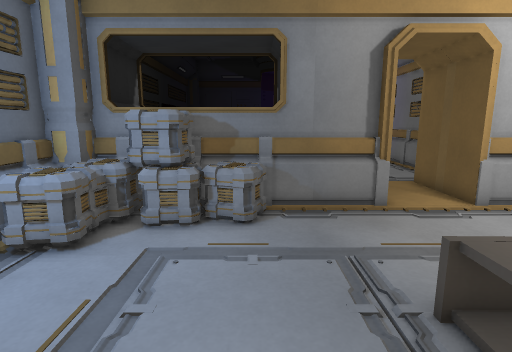
[1] (above)

15 first-person views from a walk through a Godot game level. The camera is 1.3 m above the floor, tilts 10° down and sees 80° across. Doors that lead somewhere are drawn open, without their leaves. The floor is counted in squares, 0.51 m on a side. Each view is taken from the middle of a square. On the plan, view 1 faces up. The plan holds only what a view shows up to about 19 squares ahead; the rest is blank. The place goes on beyond the plan.

[2]
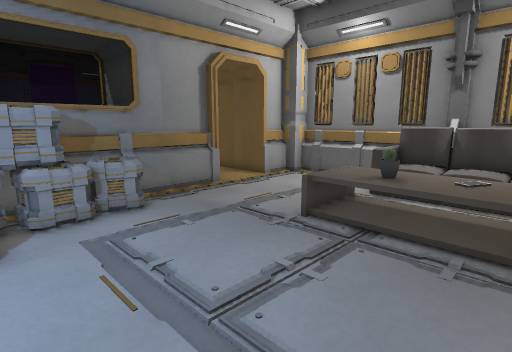

[3]
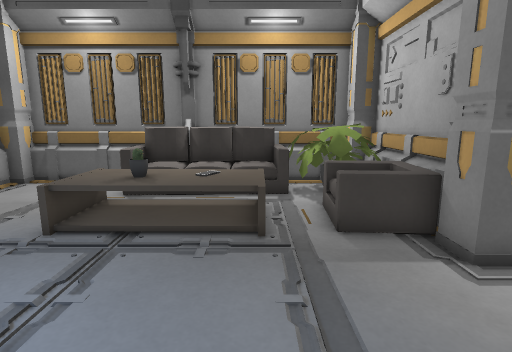

[4]
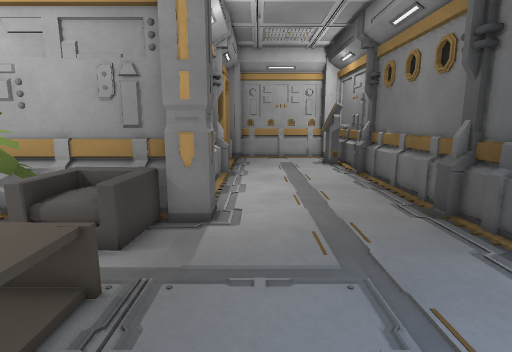

[5]
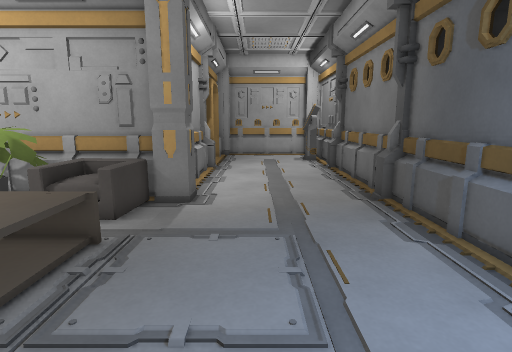

[6]
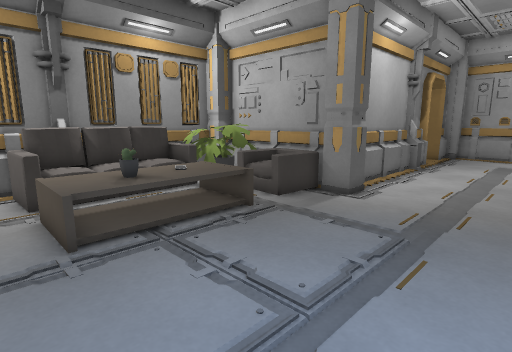

[7]
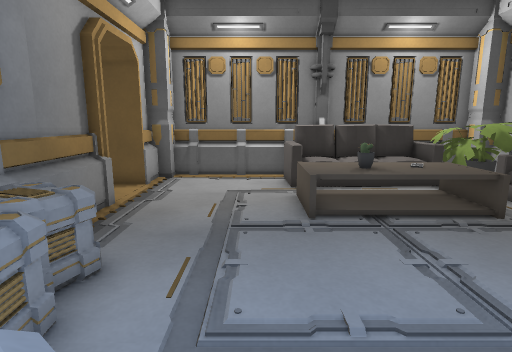

[8]
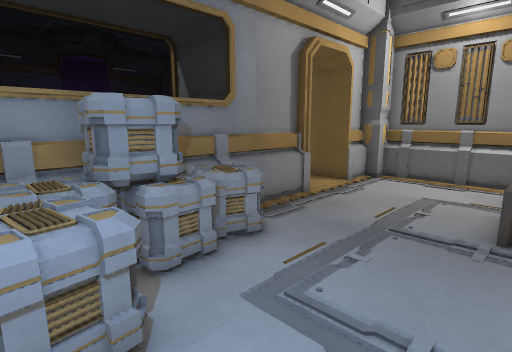

[9]
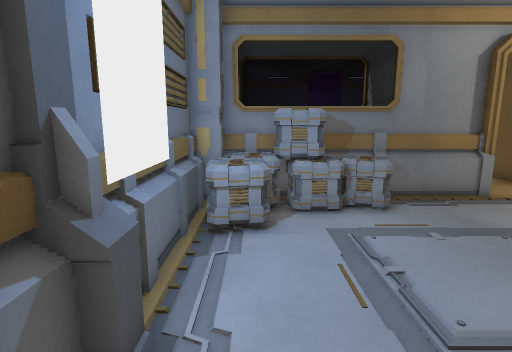

[10]
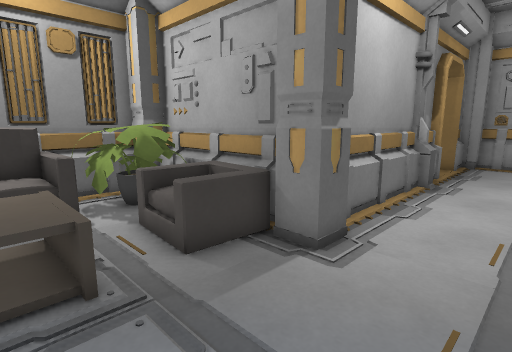

[11]
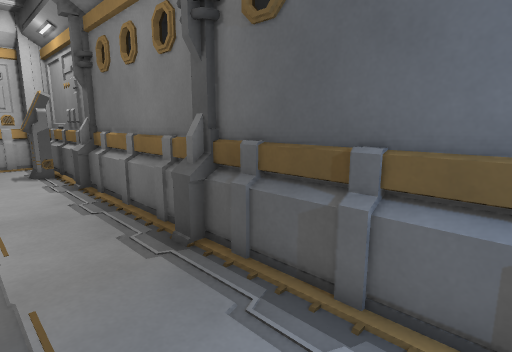

[12]
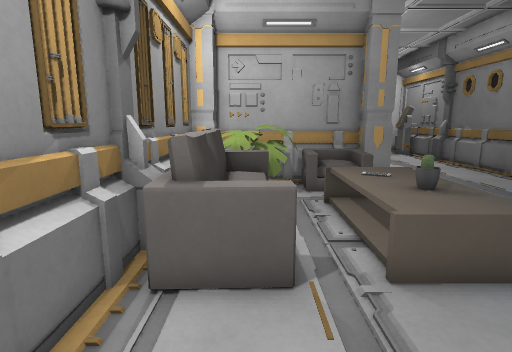

[13]
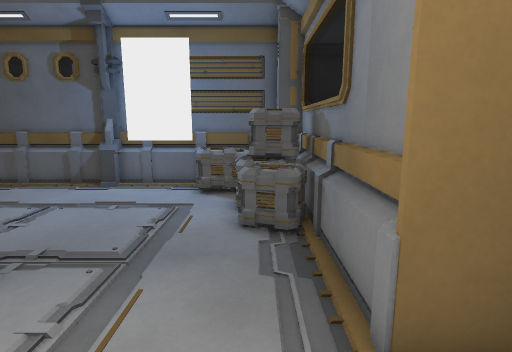

[14]
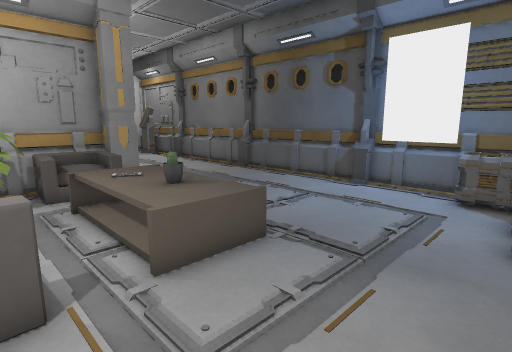

[15]
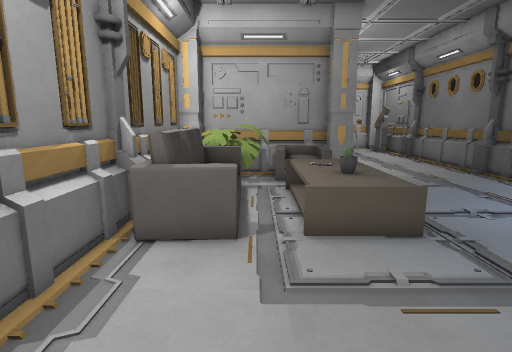

### Floor plan
Key: @ floor where view 1 was taken; # wall or solid block; . main floor; : floor 0.25 m higher than the main floor; + floor 0.5 m higher than the main floor; * floor 0.75 m higher than the main floor; % floor 1 m higher than the main floor; D door; = window, fence, low wall or low ledge; ^ raised ledge; v drop or lower ground; C column; R crate; S shelf; F sofa; A cactus; P phone; O other object.
Columns run from 6 left of view 1 to 10 right of it. Each row starts with its distance up from view 1.
 13             .#
 12           #DD#
 11           DDDD
 10 C#^^^^^####..####
  9 CCRRRRR===#..#=C#
  8 #RRRRRR........=#
  7 #RRRR..........=#
  6 #RR............=#
  5 #..............=#
  4 #........SSS.F.##
  3 #.......SSSS. F##
  2 #=......SAAS. F##
  1 #.......SSSS. Fv#
  0 #.....@.SSPS.OFv#
 -1 #.......SSSS.OF #
 -2 #........... Fvv#
 -3 #........=:F=%%v#
 -4 #........* v#+%v#
 -5 #......CCv vv%vCC
 -6 #=.....CC######CC
 -7 #...... ##
 -8 #.......#
 -9 #.......#
-10 #.......#
-11 #.......#
-12 #...... #
-13 #=.....=#
-14 #...... #
-15 #.......#
-16 ##......

Where each view was taken, in squares from view 1:
view 1: 0 up, 0 right, facing up
view 2: 1 down, 4 left, facing up-right
view 3: 1 down, 4 left, facing right
view 4: 3 up, 0 right, facing down
view 5: 5 up, 1 left, facing down
view 6: 5 up, 4 left, facing down-right
view 7: 5 up, 5 left, facing right
view 8: 3 up, 5 left, facing up-right
view 9: 1 down, 4 left, facing up
view 10: 0 up, 2 left, facing down-right
view 11: 0 up, 2 left, facing down-left
view 12: 8 up, 7 right, facing down
view 13: 8 up, 7 right, facing left
view 14: 8 up, 7 right, facing down-left
view 15: 10 up, 6 right, facing down
